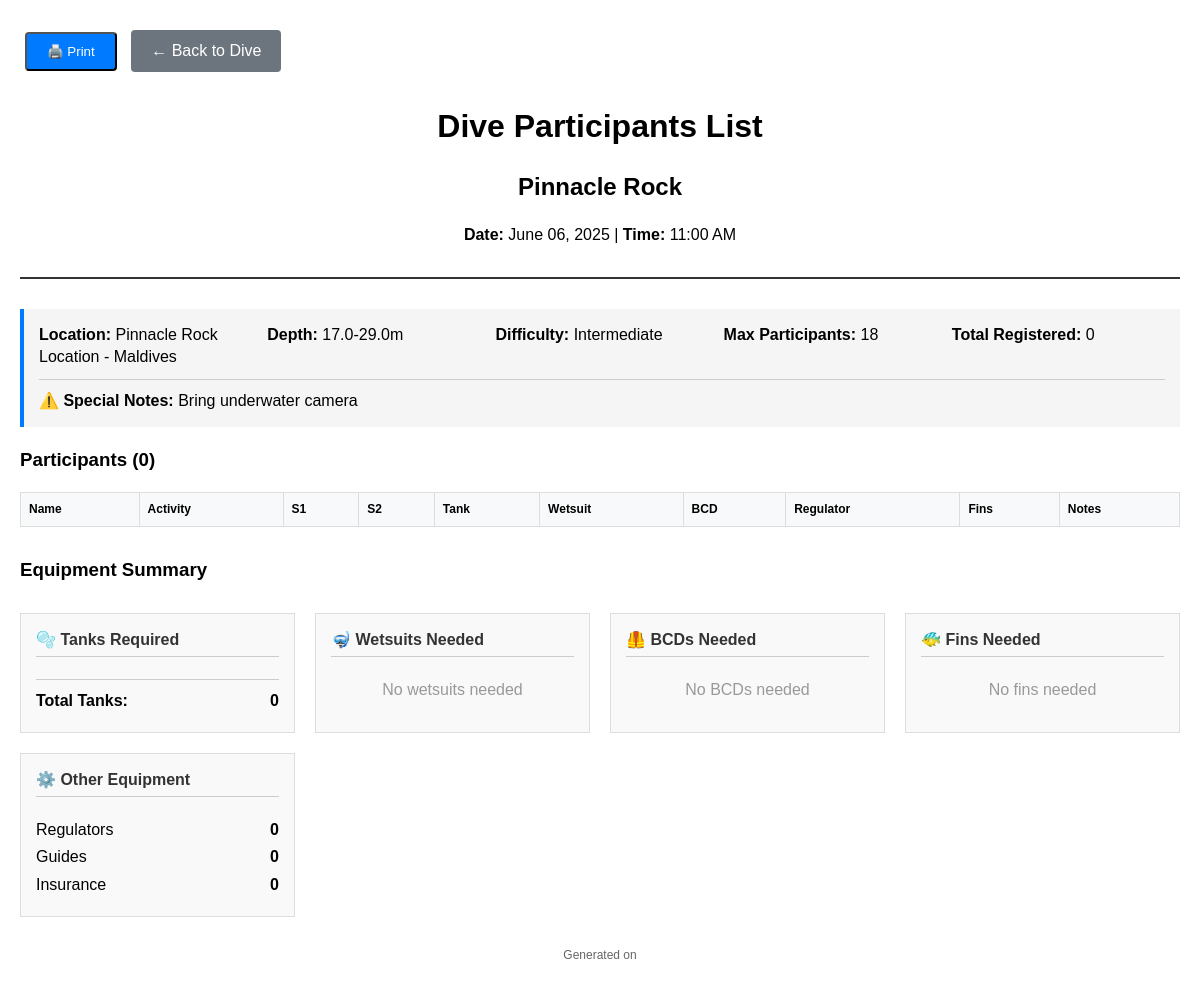
Page /users/dive/27/print/ (signed in) on the earlier database version.
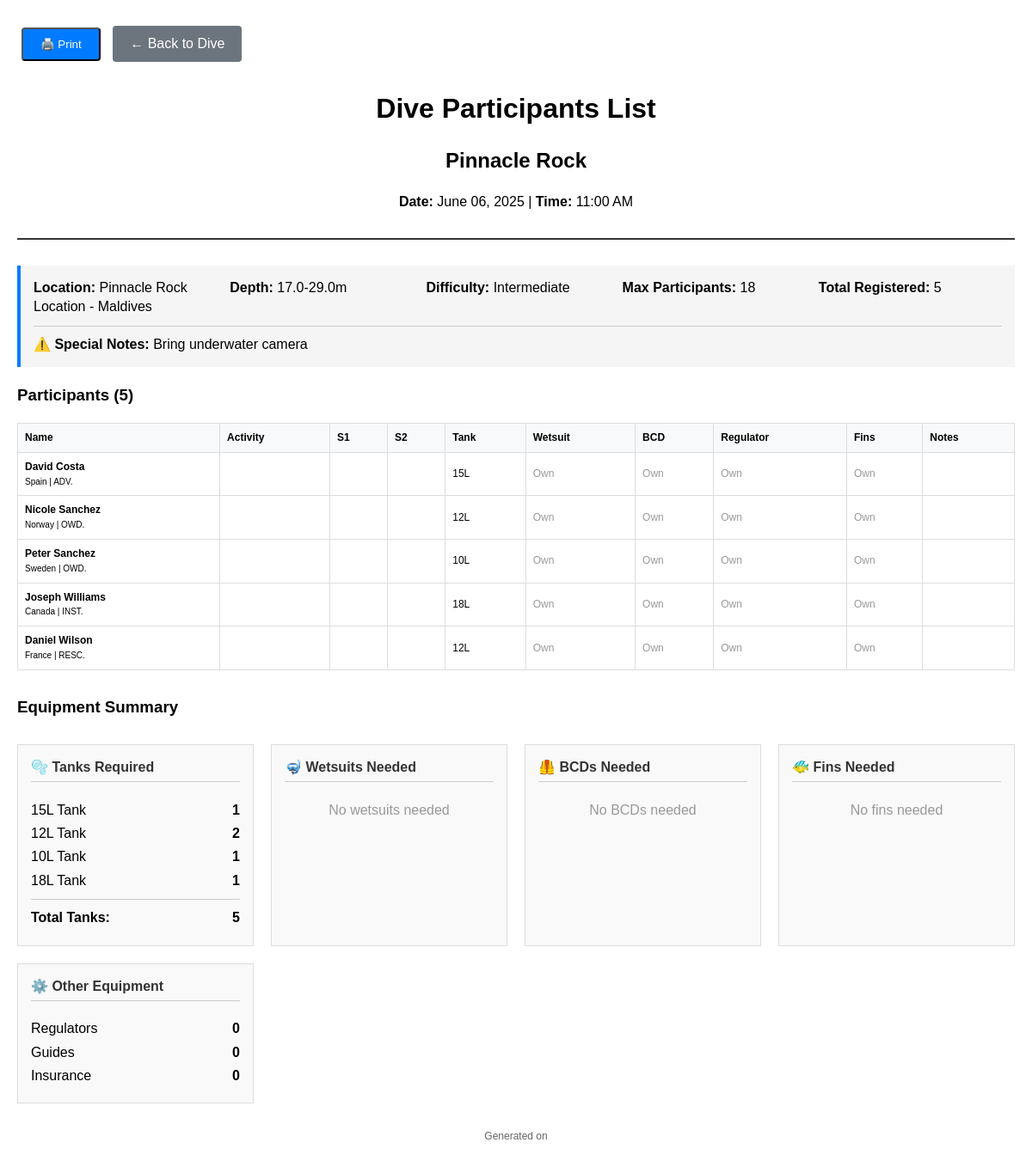
Same page on the later database version.
### users/models.py (models this page shows, shortened)
class DiveSchedule(models.Model):
    diving_center = models.ForeignKey(User, on_delete=models.CASCADE, related_name='dive_schedules')
    date = models.DateField()
    time = models.TimeField()
    dive_site = models.ForeignKey(DivingSite, on_delete=models.CASCADE, related_name='scheduled_dives')
    max_participants = models.IntegerField(default=46)
    description = models.TextField(blank=True)
    special_notes = models.TextField(blank=True, help_text="Special requirements or important notes for this dive")
    created_at = models.DateTimeField(auto_now_add=True)

class DivingSite(models.Model):
    diving_center = models.ForeignKey(User, on_delete=models.CASCADE, related_name='diving_sites')
    name = models.CharField(max_length=100)
    location = models.CharField(max_length=200)
    depth_min = models.FloatField(help_text="Minimum depth in meters")
    depth_max = models.FloatField(help_text="Maximum depth in meters")
    difficulty_level = models.CharField(max_length=20, choices=[
        ('BEGINNER', 'Beginner'),
        ('INTERMEDIATE', 'Intermediate'),
        ('ADVANCED', 'Advanced'),
        ('EXPERT', 'Expert'),
    ], default='BEGINNER')
    description = models.TextField(blank=True)
    special_requirements = models.TextField(blank=True)
    created_at = models.DateTimeField(auto_now_add=True)

class CustomerDiveActivity(models.Model):
    TANK_SIZE_CHOICES = [
        ('10L', '10L'),
        ('12L', '12L'),
        ('15L', '15L'),
        ('EAN12L', 'NITROX 12L'),
        ('EAN15L', 'NITROX 15L'),
    ]
    STATUS_CHOICES = [
        ('PENDING', 'Pendiente de llegar'),
        ('ON_BOARD', 'On Board'),
        ('BACK_ON_BOAT', 'Back on Boat'),
        ('DEPARTED', 'En curso'),
        ('FINISHED', 'Finalizado'),
    ]
    customer = models.ForeignKey(Customer, on_delete=models.CASCADE, related_name='dive_activities')
    dive_schedule = models.ForeignKey(DiveSchedule, on_delete=models.CASCADE, related_name='customer_activities')
    course = models.ForeignKey('Course', on_delete=models.CASCADE, related_name='customer_bookings', help_text="Course/Activity for this dive")
    activity = models.ForeignKey(DiveActivity, on_delete=models.CASCADE, related_name='customer_bookings', null=True, blank=True, help_text="DEPRECATED: Use course field instead")
    assigned_staff = models.ForeignKey('Staff', on_delete=models.SET_NULL, null=True, blank=True, related_name='assigned_activities', help_text="Instructor/guide assigned to this activity")
    course_session = models.ForeignKey('CourseSession', on_delete=models.SET_NULL, null=True, blank=True, related_name='dive_activities', help_text="Course session if this dive is part of a course")
    tank_size = models.CharField(max_length=10, choices=TANK_SIZE_CHOICES, default='12L')
    needs_wetsuit = models.BooleanField(default=False)
    needs_bcd = models.BooleanField(default=False)
    needs_regulator = models.BooleanField(default=False)
    needs_guide = models.BooleanField(default=False)
    needs_fins = models.BooleanField(default=False)
    needs_insurance = models.BooleanField(default=False)
    status = models.CharField(max_length=20, choices=STATUS_CHOICES, default='PENDING')
    has_arrived = models.BooleanField(default=False)
    is_paid = models.BooleanField(default=False)
    created_at = models.DateTimeField(auto_now_add=True)
    class Meta:
        unique_together = ['customer', 'dive_schedule']

class Customer(models.Model):
    DIVING_LEVEL_CHOICES = [
        ('NONE', 'NO'),
        ('BEGINNER', 'SCUBA'),
        ('OPEN_WATER', 'OWD.'),
        ('ADVANCED_OPEN_WATER', 'ADV.'),
        ('RESCUE_DIVER', 'RESC.'),
        ('DIVEMASTER', 'DM.'),
        ('INSTRUCTOR', 'INST.'),
    ]
    LANGUAGE_CHOICES = [
        ('EN', 'English'),
        ('ES', 'Spanish'),
        ('FR', 'French'),
        ('CAT', 'Catalan'),
        ('OTHER', 'Other'),
    ]
    COUNTRY_CHOICES = [
        ('US', 'United States'),
        ('CA', 'Canada'),
        ('GB', 'United Kingdom'),
        ('FR', 'France'),
        ('DE', 'Germany'),
        ('IT', 'Italy'),
        ('ES', 'Spain'),
        ('PT', 'Portugal'),
        ('NL', 'Netherlands'),
        ('BE', 'Belgium'),
        ('CH', 'Switzerland'),
        ('AT', 'Austria'),
        ('SE', 'Sweden'),
        ('NO', 'Norway'),
        ('DK', 'Denmark'),
        ('FI', 'Finland'),
        ('IN', 'India'),
        ('OTHER', 'Other'),
    ]
    diving_center = models.ForeignKey(User, on_delete=models.CASCADE, related_name='customers')
    first_name = models.CharField(max_length=50)
    last_name = models.CharField(max_length=50)
    email = models.EmailField()
    phone_number = models.CharField(max_length=20)
    country = models.CharField(max_length=10, choices=COUNTRY_CHOICES, default='OTHER')
    language = models.CharField(max_length=10, choices=LANGUAGE_CHOICES, default='EN')
    birthday = models.DateField(null=True, blank=True)
    certification_level = models.CharField(max_length=50, choices=DIVING_LEVEL_CHOICES, default='NONE')
    emergency_contact = models.CharField(max_length=100, blank=True)
    medical_conditions = models.TextField(blank=True)
    weight = models.FloatField(null=True, blank=True, help_text="Weight in kg")
    height = models.FloatField(null=True, blank=True, help_text="Height in cm")
    foot_size = models.FloatField(null=True, blank=True, help_text="Foot size (EU)")
    default_tank_size = models.CharField(max_length=10, choices=[
        ('10L', '10 Liters'),
        ('12L', '12 Liters'),
        ('15L', '15 Liters'),
        ('18L', '18 Liters'),
    ], default='12L', help_text="Default tank size for this customer")
    profile_picture = models.ImageField(upload_to='customer_profiles/', null=True, blank=True)
    diving_licence = models.FileField(upload_to='customer_documents/licences/', null=True, blank=True)
    diving_insurance = models.FileField(upload_to='customer_documents/insurance/', null=True, blank=True)
    medical_check = models.FileField(upload_to='customer_documents/medical/', null=True, blank=True)
    signature = models.ImageField(upload_to='customer_signatures/', null=True, blank=True)
    created_at = models.DateTimeField(auto_now_add=True)
    medical_questionnaire_answers = models.JSONField(default=dict, blank=True, help_text="Stores answers to medical questionnaire")
    swimming_ability = models.CharField(max_length=20, choices=[
        ('excellent', 'Excellent'),
        ('good', 'Good'),
        ('fair', 'Fair'),
        ('poor', 'Poor'),
    ], blank=True)

### users/views.py (the view)
# urls.py: path('dive/<int:dive_id>/print/', views.print_participants, name='print_participants'),
@login_required
def print_participants(request, dive_id):
    if not request.user.userprofile.is_diving_center:
        messages.error(request, 'Access denied.')
        return redirect('users:profile')
    dive = get_object_or_404(DiveSchedule, id=dive_id, diving_center=request.user)
    participants = CustomerDiveActivity.objects.filter(dive_schedule=dive).order_by('customer__last_name', 'customer__first_name')
    equipment_summary = {
        'total_participants': participants.count(),
        'tanks_by_size': {},
        'wetsuits_by_size': {},
        'bcds_by_size': {},
        'fins_by_size': {},
        'regulators_needed': participants.filter(needs_regulator=True).count(),
        'guides_needed': participants.filter(needs_guide=True).count(),
        'insurance_needed': participants.filter(needs_insurance=True).count(),
    }
    for participant in participants:
        tank_size = participant.tank_size
        if tank_size not in equipment_summary['tanks_by_size']:
            equipment_summary['tanks_by_size'][tank_size] = 0
        equipment_summary['tanks_by_size'][tank_size] += 1
    for participant in participants:
        if participant.needs_wetsuit:
            wetsuit_size = participant.customer.get_wetsuit_size()
            if wetsuit_size not in equipment_summary['wetsuits_by_size']:
                equipment_summary['wetsuits_by_size'][wetsuit_size] = 0
            equipment_summary['wetsuits_by_size'][wetsuit_size] += 1
        if participant.needs_bcd:
            bcd_size = participant.customer.get_bcd_size()
            if bcd_size not in equipment_summary['bcds_by_size']:
                equipment_summary['bcds_by_size'][bcd_size] = 0
            equipment_summary['bcds_by_size'][bcd_size] += 1
        if participant.needs_regulator:  # For fins, we count when regulators are needed (as proxy)
            fins_size = participant.customer.get_fins_size()
            if fins_size not in equipment_summary['fins_by_size']:
                equipment_summary['fins_by_size'][fins_size] = 0
            equipment_summary['fins_by_size'][fins_size] += 1
    context = {
        'dive': dive,
        'participants': participants,
        'equipment_summary': equipment_summary,
        'print_mode': True,
    }
    return render(request, 'users/print_participants.html', context)

### users/templates/users/print_participants.html (shortened to what this page needs)
<!DOCTYPE html>
<html lang="en">
<head>
</head>
<body>
    <div class="no-print">
        <button onclick="window.print()" class="btn">🖨️ Print</button>
        <a href="{% url 'users:dive_detail' dive.id %}" class="btn" style="background: #6c757d;">← Back to Dive</a>
    </div>
    <div class="header">
        <h1>Dive Participants List</h1>
        <h2>{{ dive.dive_site.name }}</h2>
        <p><strong>Date:</strong> {{ dive.date|date:"F d, Y" }} | <strong>Time:</strong> {{ dive.time|time:"g:i A" }}</p>
    </div>
    <div class="dive-info">
        <div style="display: grid; grid-template-columns: repeat(auto-fit, minmax(200px, 1fr)); gap: 15px;">
            <div><strong>Location:</strong> {{ dive.dive_site.location }}</div>
            <div><strong>Depth:</strong> {{ dive.dive_site.depth_min }}-{{ dive.dive_site.depth_max }}m</div>
            <div><strong>Difficulty:</strong> {{ dive.dive_site.get_difficulty_level_display }}</div>
            <div><strong>Max Participants:</strong> {{ dive.max_participants }}</div>
            <div><strong>Total Registered:</strong> {{ equipment_summary.total_participants }}</div>
        </div>
        {% if dive.special_notes %}
        <div style="margin-top: 10px; padding-top: 10px; border-top: 1px solid #ccc;">
            <strong>⚠️ Special Notes:</strong> {{ dive.special_notes }}
        </div>
        {% endif %}
    </div>
    <h3>Participants ({{ participants.count }})</h3>
    <table class="participants-table">
        <thead>
            <tr>
                <th>Name</th>
                <th>Activity</th>
                <th>S1</th>
                <th>S2</th>
                <th>Tank</th>
                <th>Wetsuit</th>
                <th>BCD</th>
                <th>Regulator</th>
                <th>Fins</th>
                <th>Notes</th>
            </tr>
        </thead>
        <tbody>
            {% for participant in participants %}
            <tr>
                <td>
                    <strong>{{ participant.customer.first_name }} {{ participant.customer.last_name }}</strong><br>
                    <small>{{ participant.customer.get_country_display }} | {{ participant.customer.get_certification_level_display }}</small>
                </td>
                <td>{{ participant.activity.name }}</td>
                <td></td>
                <td></td>
                <td>{{ participant.tank_size }}</td>
                <td>
                    {% if participant.needs_wetsuit %}
                        <span class="badge">{{ participant.customer.get_wetsuit_size }}</span>
                    {% else %}
                        <span style="color: #999;">Own</span>
                    {% endif %}
                </td>
                <td>
                    {% if participant.needs_bcd %}
                        <span class="badge">{{ participant.customer.get_bcd_size }}</span>
                    {% else %}
                        <span style="color: #999;">Own</span>
                    {% endif %}
                </td>
                <td>
                    {% if participant.needs_regulator %}
                        <span class="badge">Yes</span><br>
                    {% else %}
                        <span style="color: #999;">Own</span>
                    {% endif %}
                </td>
                <td>
                    {% if participant.needs_fins %}
                        <small>Fins: {{ participant.customer.get_fins_size }}</small>
                    {% else %}
                        <span style="color: #999;">Own</span>
                    {% endif %}
                </td>
                <td>
                    <br>
                </td>
            </tr>
            {% endfor %}
        </tbody>
    </table>
    <h3>Equipment Summary</h3>
    <div class="equipment-summary">
        <div class="equipment-card">
            <h4>🫧 Tanks Required</h4>
            {% for tank_size, count in equipment_summary.tanks_by_size.items %}
                <div class="equipment-item">
                    <span>{{ tank_size }} Tank</span>
                    <strong>{{ count }}</strong>
                </div>
            {% endfor %}
            <div class="equipment-item" style="border-top: 1px solid #ccc; margin-top: 10px; padding-top: 10px;">
                <span><strong>Total Tanks:</strong></span>
                <strong>{{ equipment_summary.total_participants }}</strong>
            </div>
        </div>
        <div class="equipment-card">
            <h4>🤿 Wetsuits Needed</h4>
            {% for size, count in equipment_summary.wetsuits_by_size.items %}
                <div class="equipment-item">
                    <span>Size {{ size }}</span>
                    <strong>{{ count }}</strong>
                </div>
            {% empty %}
                <div style="color: #999; text-align: center;">No wetsuits needed</div>
            {% endfor %}
        </div>
        <div class="equipment-card">
            <h4>🦺 BCDs Needed</h4>
            {% for size, count in equipment_summary.bcds_by_size.items %}
                <div class="equipment-item">
                    <span>Size {{ size }}</span>
                    <strong>{{ count }}</strong>
                </div>
            {% empty %}
                <div style="color: #999; text-align: center;">No BCDs needed</div>
            {% endfor %}
        </div>
        <div class="equipment-card">
            <h4>🐠 Fins Needed</h4>
            {% for size, count in equipment_summary.fins_by_size.items %}
                <div class="equipment-item">
                    <span>Size {{ size }}</span>
                    <strong>{{ count }}</strong>
                </div>
            {% empty %}
                <div style="color: #999; text-align: center;">No fins needed</div>
            {% endfor %}
        </div>
        <div class="equipment-card">
            <h4>⚙️ Other Equipment</h4>
            <div class="equipment-item">
                <span>Regulators</span>
                <strong>{{ equipment_summary.regulators_needed }}</strong>
            </div>
            <div class="equipment-item">
                <span>Guides</span>
                <strong>{{ equipment_summary.guides_needed }}</strong>
            </div>
            <div class="equipment-item">
                <span>Insurance</span>
                <strong>{{ equipment_summary.insurance_needed }}</strong>
            </div>
        </div>
    </div>
    <div style="margin-top: 30px; text-align: center; color: #666; font-size: 12px;">
        Generated on {{ "now"|date:"F d, Y g:i A" }}
    </div>
</body>
</html>

### users/templates/users/print_participants.html (style rules this page uses)
body { font-family: Arial, sans-serif; margin: 20px; line-height: 1.4; }
.header { text-align: center; margin-bottom: 30px; border-bottom: 2px solid #333; padding-bottom: 15px; }
.dive-info { background: #f5f5f5; padding: 15px; margin-bottom: 20px; border-left: 4px solid #007bff; }
.participants-table { width: 100%; border-collapse: collapse; margin-bottom: 30px; }
.participants-table th, .participants-table td { border: 1px solid #ddd; padding: 8px; text-align: left; font-size: 12px; }
.participants-table th { background-color: #f8f9fa; font-weight: bold; }
.equipment-summary { display: grid; grid-template-columns: repeat(auto-fit, minmax(250px, 1fr)); gap: 20px; margin-top: 30px; }
.equipment-card { border: 1px solid #ddd; padding: 15px; background: #f9f9f9; }
.equipment-card h4 { margin-top: 0; color: #333; border-bottom: 1px solid #ccc; padding-bottom: 5px; }
.equipment-item { display: flex; justify-content: space-between; margin: 5px 0; }
.btn { background: #007bff; color: white; padding: 10px 20px; text-decoration: none; border-radius: 4px; display: inline-block; margin: 10px 5px; }

Differences in the rows shown:
added CustomerDiveActivity: customer.first_name "David", customer.last_name "Costa", customer.country "Spain", customer.certification_level "ADV.", tank_size "15L", needs_wetsuit "Own", needs_bcd "Own", needs_regulator "Own", needs_fins "Own", tanks_by_size "15L"
added CustomerDiveActivity: customer.first_name "Nicole", customer.last_name "Sanchez", customer.country "Norway", customer.certification_level "OWD.", tank_size "12L", needs_wetsuit "Own", needs_bcd "Own", needs_regulator "Own", needs_fins "Own", tanks_by_size "12L"
added CustomerDiveActivity: customer.first_name "Peter", customer.last_name "Sanchez", customer.country "Sweden", customer.certification_level "OWD.", tank_size "10L", needs_wetsuit "Own", needs_bcd "Own", needs_regulator "Own", needs_fins "Own", tanks_by_size "10L"
added CustomerDiveActivity: customer.first_name "Joseph", customer.last_name "Williams", customer.country "Canada", customer.certification_level "INST.", tank_size "18L", needs_wetsuit "Own", needs_bcd "Own", needs_regulator "Own", needs_fins "Own", tanks_by_size "18L"
added CustomerDiveActivity: customer.first_name "Daniel", customer.last_name "Wilson", customer.country "France", customer.certification_level "RESC.", tank_size "12L", needs_wetsuit "Own", needs_bcd "Own", needs_regulator "Own", needs_fins "Own"
Other differences:
{{ equipment_summary.total_participants }}: "0" → "5"
{{ participants.count }}: "0" → "5"
new list line: "Tank 1"
new list line: "Tank 2"
